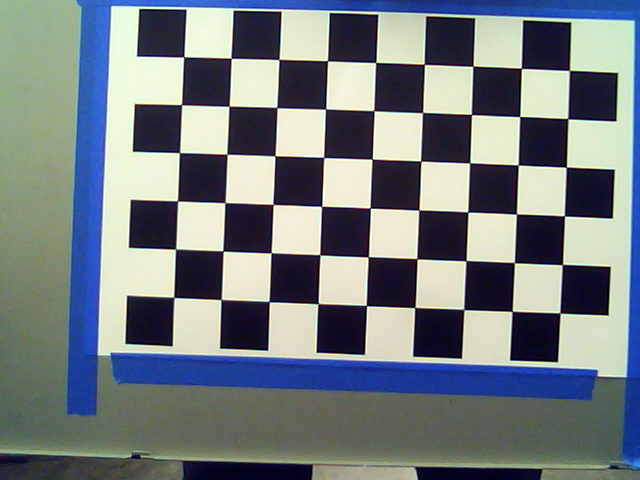
#> input picture CalibrationPhotos/MinoruCalibrationXL/Stereo1_L.png, 640 x 480 px; its folder holds 4 pictures in this run
$ python arbitrary_stereo_calibrate.py
#> lines starting #> are read from the running program, lines starting #| are printed output that depends on the picture; long printed decimals are rounded
### camera_calibrate.py
import numpy as np
import cv2
import glob

sqSize = [12,10]
winSize = (11,11)

# [6 lines left out: function rescale, not called in this run]

class StereoCalibration(object):
	def __init__(self, filepath, squareSize):
		# termination criteria
		self.criteria = (cv2.TERM_CRITERIA_EPS +
						 cv2.TERM_CRITERIA_MAX_ITER, 30, 0.0001)
		self.criteria_cal = (cv2.TERM_CRITERIA_EPS +
							 cv2.TERM_CRITERIA_MAX_ITER, 100, 1e-5)
		self.sqSize = squareSize

		# prepare object points, like (0,0,0), (1,0,0), (2,0,0) ....,(6,5,0)
		self.objp = np.zeros((self.sqSize[0]*self.sqSize[1], 3), np.float32)
		self.objp[:, :2] = np.mgrid[0:self.sqSize[0], 0:self.sqSize[1]].T.reshape(-1, 2)

		# Arrays to store object points and image points from all the images.
		self.objpoints = []  # 3d point in real world space
		self.imgpoints_l = []  # 2d points in image plane.
		self.imgpoints_r = []  # 2d points in image plane.

		self.cal_path = filepath
		self.read_images(self.cal_path)

	def read_images(self, cal_path):
#> called with cal_path = 'CalibrationPhotos/MinoruCalibrationXL/'
		images_right = glob.glob(cal_path + '*_R*')
		images_left = glob.glob(cal_path + '*_L*')
		images_left.sort()
		images_right.sort()

		if not images_right:
			print('cant find images')

		for i, fname in enumerate(images_right):
			img_l = cv2.imread(images_left[i])
#> img_l is the input picture: shape (480, 640, 3); mean B, G, R 128.9, 125.1, 117.2
			img_r = cv2.imread(images_right[i])
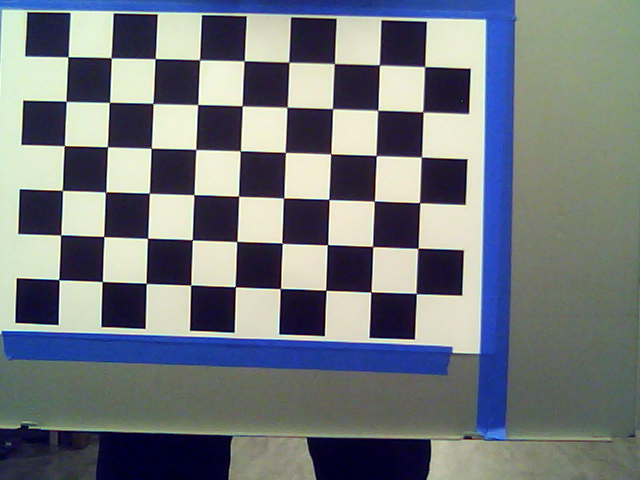
#> input picture CalibrationPhotos/MinoruCalibrationXL/Stereo0_R.png, 640 x 480 px
#> img_r is the input picture: shape (480, 640, 3); mean B, G, R 125.4, 120.7, 115.2

			gray_l = cv2.cvtColor(img_l, cv2.COLOR_BGR2GRAY)
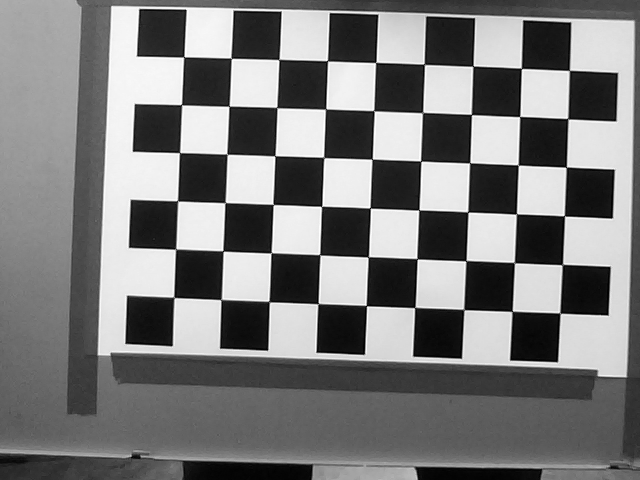
#> gray_l: shape (480, 640); min 0, max 255, mean 123.2
			gray_r = cv2.cvtColor(img_r, cv2.COLOR_BGR2GRAY)
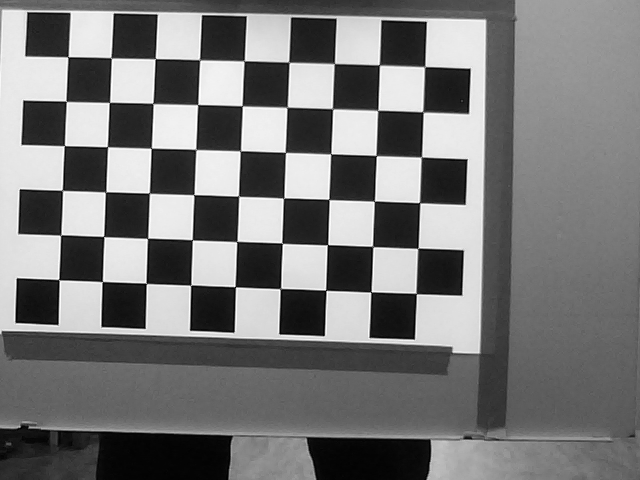
#> gray_r: shape (480, 640); min 0, max 255, mean 119.6

			# Find the chess board corners
			ret_l, corners_l = cv2.findChessboardCorners(gray_l, (self.sqSize[0], self.sqSize[1]))
#> ret_l = True; corners_l = 54 rows, first 8: [174.1, 297.3], [175.7, 249], [177.5, 200.6], [179.5, 152.6], [181.4, 104.6], [183.8, 56.67], [220.8, 299.6], [223.1, 250.9]
			ret_r, corners_r = cv2.findChessboardCorners(gray_r, (self.sqSize[0], self.sqSize[1]))
#> ret_r = True; corners_r = 54 rows, first 8: [58.59, 279.5], [60.57, 235.3], [62.2, 190.3], [64.48, 145.5], [66.32, 101.4], [67.75, 56.78], [102.5, 281.5], [103.5, 236.4]

			# If found, add object points, image points (after refining them)
			self.objpoints.append(self.objp)

			if ret_l is True:
				rt = cv2.cornerSubPix(gray_l, corners_l, winSize,
									  (-1, -1), self.criteria)
#> rt = 54 rows, first 8: [173.8, 297.4], [175.6, 249.1], [177.5, 200.9], [179.5, 152.6], [181.6, 104.7], [183.8, 56.9], [221.1, 299.6], [222.9, 250.9]
				self.imgpoints_l.append(corners_l)

				# Draw and display the corners
				ret_l = cv2.drawChessboardCorners(img_l, (self.sqSize[0], self.sqSize[1]),
												  corners_l, ret_l)
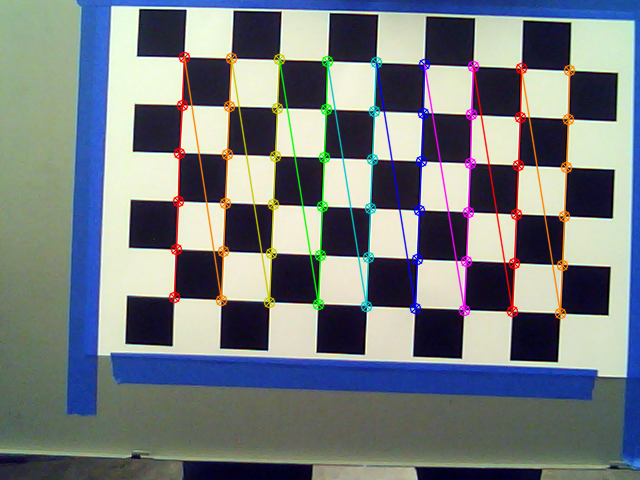
#> ret_l: shape (480, 640, 3); mean B, G, R 127.7, 124.5, 118
				cv2.imshow(images_left[i], img_l)
				cv2.waitKey(20)
			else:
				print("couldn't find chessboard corners")

			if ret_r is True:
				rt = cv2.cornerSubPix(gray_r, corners_r, winSize,
									  (-1, -1), self.criteria)
#> rt = 54 rows, first 8: [58.87, 279.6], [60.67, 234.9], [62.38, 190.4], [64.32, 145.6], [66.12, 101.3], [68.01, 56.75], [102.3, 281.5], [103.8, 236.5]
				self.imgpoints_r.append(corners_r)

				# Draw and display the corners
				ret_r = cv2.drawChessboardCorners(img_r, (self.sqSize[0], self.sqSize[1]),
												  corners_r, ret_r)
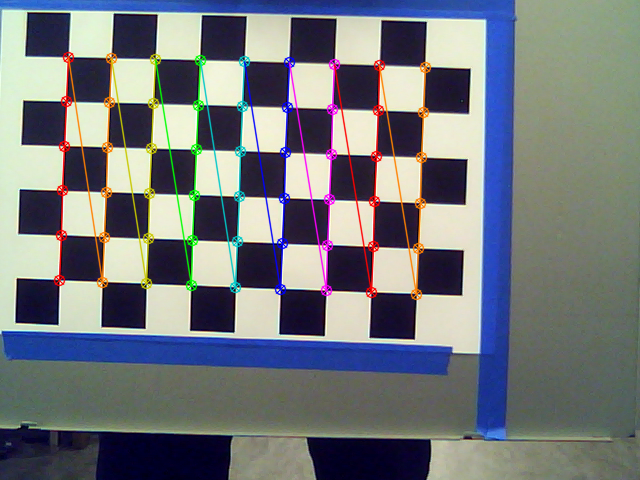
#> ret_r: shape (480, 640, 3); mean B, G, R 124.2, 120, 115.9
				cv2.imshow(images_right[i], img_r)
				cv2.waitKey(20)

			img_shape = gray_l.shape[::-1]
#> img_shape = (640, 480)
#> pass 2 of the loop in read_images, `for i, fname in enumerate(images_right):`:
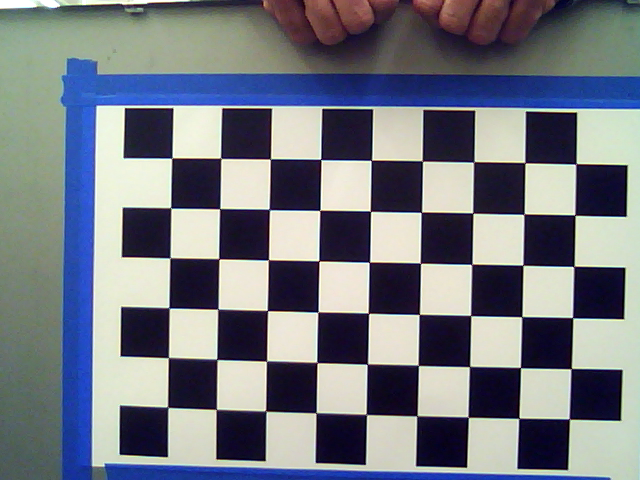
#> input picture CalibrationPhotos/MinoruCalibrationXL/Stereo3_L.png, 640 x 480 px
#> in read_images, img_l is the input picture: shape (480, 640, 3); mean B, G, R 129.3, 120.8, 116.7
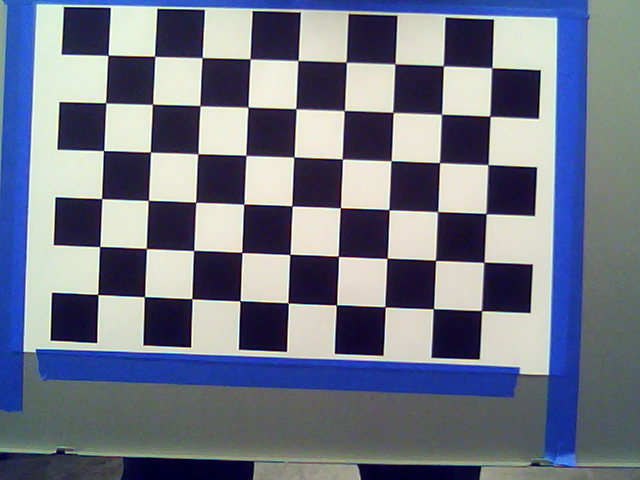
#> input picture CalibrationPhotos/MinoruCalibrationXL/Stereo1_R.png, 640 x 480 px
#> in read_images, img_r is the input picture: shape (480, 640, 3); mean B, G, R 135.2, 118.4, 112.9
#> corners_l = 54 rows, first 8: [167.7, 406.9], [168.5, 357.5], [168.8, 307.8], [170.2, 257.8], [170.6, 207.6], [171.9, 158.1], [216.4, 409.4], [216.6, 359.3]
#> corners_r = 54 rows, first 8: [97.53, 294.4], [99.54, 246.5], [101.5, 198.5], [103.6, 150.5], [105.5, 102.5], [108.2, 55.21], [144.5, 296.8], [146.1, 248.4]
#> in read_images, `rt = cv2.cornerSubPix(gray_l, corners_l, winSize, (-1, -1), self.crite..`: rt = 54 rows, first 8: [167.6, 407.2], [168.4, 357.6], [169, 307.9], [170, 257.8], [170.7, 207.9], [171.8, 158], [216.3, 409.4], [216.8, 359.4]
#> in read_images, `rt = cv2.cornerSubPix(gray_r, corners_r, winSize, (-1, -1), self.crite..`: rt = 54 rows, first 8: [97.82, 294.5], [99.69, 246.5], [101.7, 198.6], [103.6, 150.6], [105.7, 102.8], [108, 55.21], [144.5, 296.7], [146.3, 248.5]
#> in read_images, `ret_r = cv2.drawChessboardCorners(img_r, (self.sqSize[0], self.sqSize[..`:
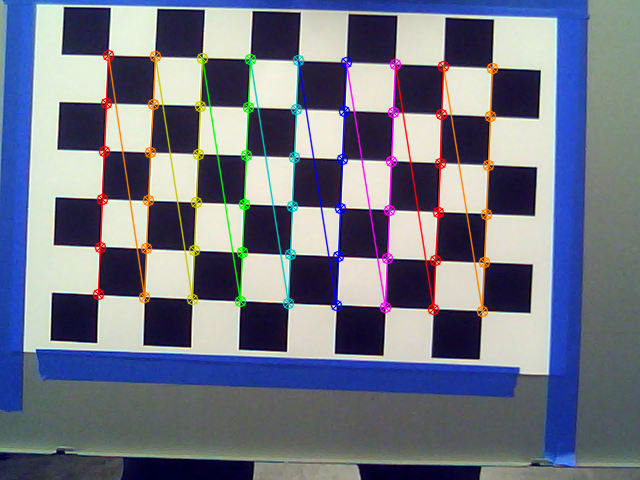
#> ret_r: shape (480, 640, 3); mean B, G, R 133.8, 117.9, 113.7

		# Use this if you want to see the pictures with chessboards for a while.
		key = cv2.waitKey(0)
#> (key Esc is pressed here)

		rt, self.M1, self.d1, self.r1, self.t1 = cv2.calibrateCamera( \
			self.objpoints, self.imgpoints_l, img_shape, None, None)
#> rt = 0.163; self.M1 = [[1865, 0, 197], [0, 1889.5, 248.3], [0, 0, 1]]; self.d1 = [[-0.658, 0.227, -0.000453, 0.051, -10.74]]; self.r1 = ([-0.0346, 0.0724, -1.53], [-0.106, 0.115, -1.55]); self.t1 = ([-0.489, 1.02, 39.13], [-0.611, 3.19, 37.73])
		rt, self.M2, self.d2, self.r2, self.t2 = cv2.calibrateCamera( \
			self.objpoints, self.imgpoints_r, img_shape, None, None)
#> rt = 0.149; self.M2 = [[2435.5, 0, 261.9], [0, 2447.4, 266.5], [0, 0, 1]]; self.d2 = [[-1.36, 34.98, -0.0141, 0.0306, -691.5]]; self.r2 = ([-0.0264, 0.0537, -1.53], [-0.0244, 0.0672, -1.53]); self.t2 = ([-4.58, 0.299, 54.14], [-3.45, 0.586, 50.59])

		self.camera_model = self.stereo_calibrate(img_shape)

	def stereo_calibrate(self, dims):
#> called with dims = (640, 480)
		flags = 0
		# flags |= cv2.CALIB_FIX_INTRINSIC
		# # flags |= cv2.CALIB_FIX_PRINCIPAL_POINT
		# flags |= cv2.CALIB_USE_INTRINSIC_GUESS
		# flags |= cv2.CALIB_FIX_FOCAL_LENGTH
		# # flags |= cv2.CALIB_FIX_ASPECT_RATIO
		# flags |= cv2.CALIB_ZERO_TANGENT_DIST
		# # flags |= cv2.CALIB_RATIONAL_MODEL
		# # flags |= cv2.CALIB_SAME_FOCAL_LENGTH
		# # flags |= cv2.CALIB_FIX_K3
		# # flags |= cv2.CALIB_FIX_K4
		# # flags |= cv2.CALIB_FIX_K5

		stereocalib_criteria = (cv2.TERM_CRITERIA_MAX_ITER +
								cv2.TERM_CRITERIA_EPS, 100, 1e-5)
		ret, M1, d1, M2, d2, R, T, E, F = cv2.stereoCalibrate(
			self.objpoints, self.imgpoints_l,
			self.imgpoints_r, imageSize = dims, cameraMatrix1 = self.M1, distCoeffs1 = self.d1, cameraMatrix2 = self.M2,
			distCoeffs2 = self.d2, criteria=stereocalib_criteria, flags=flags)
#> ret = 25.21; M1 = [[2491.1, 0, -89.07], [0, 2918.5, 243.2], [0, 0, 1]]; d1 = [[-1.6, 3.94, -0.0786, 0.236, -112.4]]; M2 = [[2391.1, 0, 256.9], [0, 2145.8, 272.8], [0, 0, 1]]; d2 = [[0.447, 74.26, -0.0325, 0.00378, -11332.7]]; R = [[0.991, 0.0555, -0.123], [-0.0559, 0.998, -0.000221], [0.123, 0.00711, 0.992]]; T = [-2.42, -1.69, -5.62]; E = [[-0.523, 5.6, -1.68], [-5.27, -0.295, 3.09], [1.81, -2.32, -0.208]]; F = [[9.82e-07, -8.98e-06, 0.0101], [1.1e-05, 5.26e-07, -0.0153], [-0.0114, 0.0111, 1]]

		print('Intrinsic_mtx_1', M1)
#| Intrinsic_mtx_1 [[ 2.49107474e+03  0.00000000e+00 -8.90687904e+01]
#|  [ 0.00000000e+00  2.91847393e+03  2.43218911e+02]
#|  [ 0.00000000e+00  0.00000000e+00  1.00000000e+00]]
		print('dist_1', d1)
#| dist_1 [[-1.60186607e+00  3.94345966e+00 -7.86460188e-02  2.35581564e-01
#|   -1.12388677e+02]]
		print('Intrinsic_mtx_2', M2)
#| Intrinsic_mtx_2 [[2.39105407e+03 0.00000000e+00 2.56910640e+02]
#|  [0.00000000e+00 2.14580925e+03 2.72814117e+02]
#|  [0.00000000e+00 0.00000000e+00 1.00000000e+00]]
		print('dist_2', d2)
#| dist_2 [[ 4.47347001e-01  7.42573966e+01 -3.25388376e-02  3.77775527e-03
#|   -1.13327459e+04]]
		print('R', R)
#| R [[ 9.90823190e-01  5.54789991e-02 -1.23253747e-01]
#|  [-5.59326300e-02  9.98434521e-01 -2.20675155e-04]
#|  [ 1.23048553e-01  7.11255627e-03  9.92375164e-01]]
		print('T', T)
#| T [[-2.416]
#|  [-1.694]
#|  [-5.620]]
		print('E', E)
#| E [[-0.5228    5.599 -1.683]
#|  [-5.271 -0.2946   3.090 ]
#|  [ 1.814 -2.318 -0.2083]]
		print('F', F)
#| F [[ 9.82403542e-07 -8.97993108e-06  1.01480741e-02]
#|  [ 1.10363055e-05  5.26495470e-07 -1.52622442e-02]
#|  [-1.14131883e-02  1.10529138e-02  1.00000000e+00]]
		print('dims',dims)
#| dims (640, 480)

		# [6 lines of commented-out code are left out]

		print('')

		camera_model = dict([('M1', M1), ('M2', M2), ('dist1', d1),
							('dist2', d2), ('rvecs1', self.r1),
							('rvecs2', self.r2), ('R', R), ('T', T),
							('E', E), ('F', F),('dims',dims)])
#> camera_model = 11 items

		cv2.destroyAllWindows()
		return camera_model

### arbitrary_stereo_calibrate.py
import cv2
import pickle
# Import some open source code
from camera_calibrate import StereoCalibration

# Perform calibration of the two cameras from a set of photos.
cal = StereoCalibration('CalibrationPhotos/MinoruCalibrationXL/',[6,9])

# Extract calibration information (matrices)
# Intrinsic Camera Matrices
M1 = cal.camera_model.get('M1')
M2 = cal.camera_model.get('M2')
# Distortion Matrixes
d1 = cal.camera_model.get('dist1')
#> d1 = [[-1.6, 3.94, -0.0786, 0.236, -112.4]]
d2 = cal.camera_model.get('dist2')
#> d2 = [[0.447, 74.26, -0.0325, 0.00378, -11332.7]]

R = cal.camera_model.get('R') # Relative rotation matrix between first and second
T = cal.camera_model.get('T') # Relative translation vector between first and second
#> T = [-2.42, -1.69, -5.62]
E = cal.camera_model.get('E') # Essential matrix
F = cal.camera_model.get('F') # Fundamental metrix
dims = cal.camera_model.get('dims')
#> dims = (640, 480)

# Change file name based on calibraion setup
calibrationName = "MinoruXL"

datathings = (M1, M2, d1, d2, R, T, E, F, dims)
outf = open('CalibrationPhotos/arbitrary_stereo_calibration_' + calibrationName + '.pickle', 'wb')
pickle.dump(datathings, outf)
